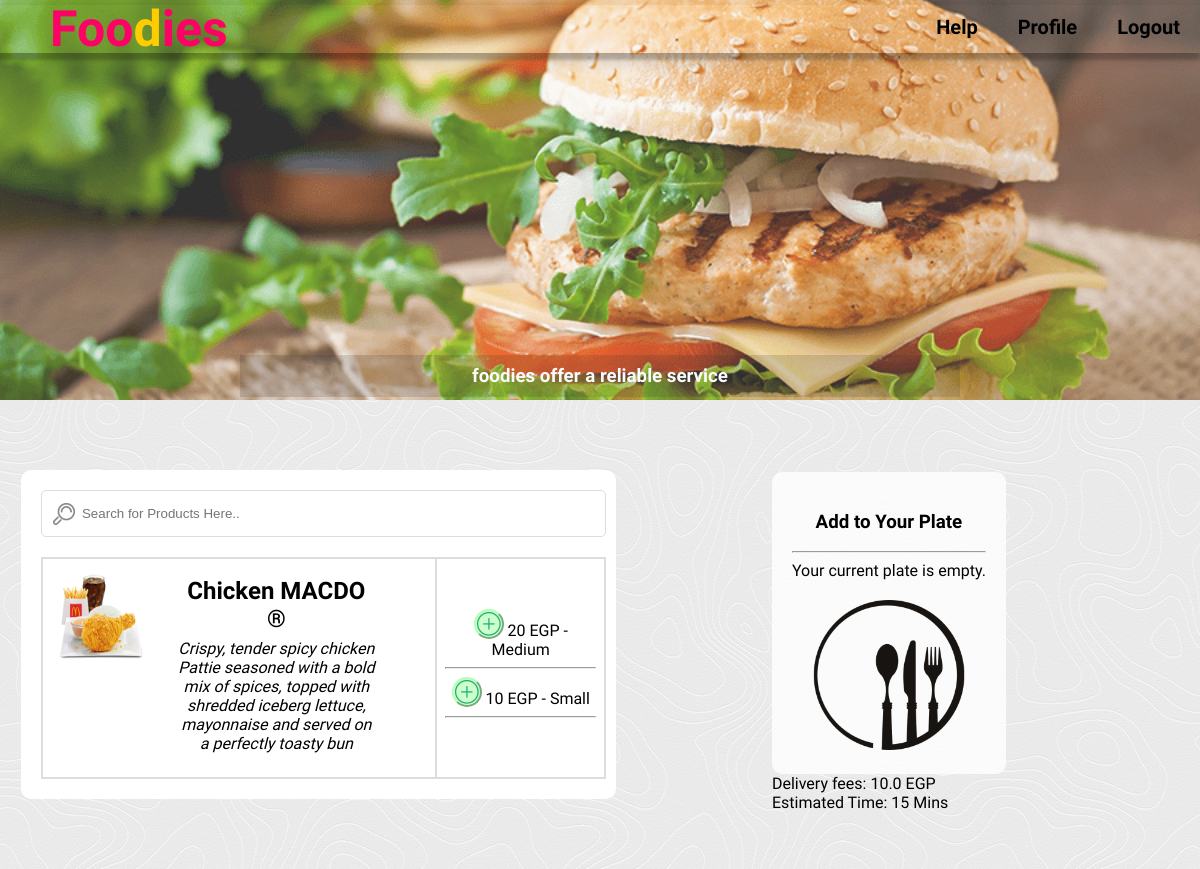
The page /user/userviewmenu.php?Rest=2 (signed in) on the database its author committed.
### tables this page shows
CREATE TABLE `products` (
  `ID` int(1) NOT NULL,
  `Name` varchar(50) NOT NULL,
  `Description` varchar(350) NOT NULL,
  `Image` varchar(250) NOT NULL,
  `Category` varchar(30) NOT NULL,
  `RestID` int(3) NOT NULL,
  `Status` tinyint(1) NOT NULL
);

### db/db_connect.php (called while the page is built, shortened)
<?php
class dbconnect{
	private $servername;
	private $username;
	private $password;
	private $db;
	private $con;
	function __construct(){
		$this->servername = "localhost";
		$this->username = "root";
		$this->password = "";
		$this->db = "foodies";
		$this->con = $this->Connect();
	}
	function connect(){
		$this->con = mysqli_connect($this->servername, $this->username, $this->password, $this->db);
		if($this->con->connect_error){
			die("Failed to connect" .$this->con->connect_error);
		}else{
			return $this->con;
		}
	}
	function selectsql($sql){
		if($result = mysqli_query($this->con, $sql))
		return $result;
		else
		return false;
	}
}
?>

### classes/product.php (called while the page is built, shortened)
<?php
	require_once("\..\db\db_connect.php");
	require_once("productvalue.php");
class Product{
	private $ProdVal;
	private $dbobj;
	public $ProdByRestID = array();
	public function __construct(){
		$this->dbobj = new dbconnect;
		$this->ProdVal = new ProductValue;
	}
	public function getProduct($restID){
		$sql = "SELECT * FROM products Where RestID = '$restID' AND Status = 1 ";
		$result = $this->dbobj->selectsql($sql);
		$i=0;
		while ($row = mysqli_fetch_assoc($result)){
			$this->ProdByRestID[$i] = array();
			$this->ProdByRestID[$i]['ID'] = $row['ID'];
			$this->values[$i] = $this->ProdVal->getValue($row['ID']);
			$this->ProdByRestID[$i]['Image'] = $row['Image'];
			$this->ProdByRestID[$i]['Name'] = $row['Name'];
			$this->ProdByRestID[$i]['Description'] = $row['Description'];
			$i++;
		}
		return $this->ProdByRestID;
	}
}
?>

### classes/productvalue.php (called while the page is built, shortened)
<?php
	require_once("\..\db\db_connect.php");
class ProductValue{
	private $dbobj;
	public function __construct(){
		$this->dbobj = new dbconnect;
	}
	public function getValue($prodID){
		$sql = "SELECT Price, Size FROM prod_value WHERE ProdID = '$prodID' ";
		$result = $this->dbobj->selectsql($sql);
		$i=0;
		$values = array();
		while ($row = mysqli_fetch_assoc($result)){
			$values[$i] = array();
			$values[$i]= $row['Price'];
			$values[$i+1] = $row['Size'];
			$i+=2;
		}
	return $values;
	}
}
?>

### user/userviewmenu.php (the view, shortened to what this page needs)
<?php
require_once("../classes/product.php");
$prod = new Product;
$allProd = array();
$place = -1;
if(isset($_GET['Rest'])){
$place =$_GET['Rest'];
$allProd = $prod->getProduct($place);
}
$shopping_session = "shoppingcart".$place;
?>
<!DOCTYPE html>
<html>
<head>
	<link rel="stylesheet" type="text/css" href="../css/topnav.css">
	<link rel="stylesheet" type="text/css" href="../css/userstyle.css">
	<link rel="stylesheet" type="text/css" href="../css/style1.css">
	<link rel="stylesheet" href="https://cdnjs.cloudflare.com/ajax/libs/font-awesome/4.7.0/css/font-awesome.min.css">
</head>
<?php include("header.php"); ?>
<body>
	<header class="menuhead">
		<h3 id="descheader">foodies offer a reliable service</h3>
	</header>
	<main>
	<div class="row">
		<div class="col-7">
			<div class="centview cent-prodc">
				<input type="text" placeholder="Search for Products Here.." id="searchInput">
				<table id="rTable">
					<?php
					for($i=0; $i<count($allProd); $i++){
					echo'
						<tr>
						<td style="width: 70%;">
							<div>
								<img src="../css/images/'.$allProd[$i]['Image'].'" width="100" height="100">
							</div>
							<div class="right-info">
								<h2 id="Name'.$allProd[$i]['ID'].'">'.$allProd[$i]['Name'].'</h2>
								<p>'.$allProd[$i]['Description'].'</p>
							</div>
						</td>
						<td style="width:30%;">';
						for ($j=0; $j<count($prod->values[$i]); $j+=2){
							echo'<button class="add-prd addtocart" id="'.$j.'_'.$allProd[$i]['ID'].'"></button>
							 <span id="Price'.$j.'_'.$allProd[$i]['ID'].'">'.$prod->values[$i][$j].'</span> EGP -
							<span>'.$prod->values[$i][$j+1].'</span> <hr>'
							;}
						echo'</td>
						</tr>';
						}
					?>
				</table>
			</div>
		</div>
		<div class="col-5">
			<div class="container-shop">
				<div class="shop-cart" id="order_table">
					 <?php
                        if(!empty($_SESSION[$shopping_session])){
                            $total = 0;
                            echo'
                            <h2 id="test">Your Plate</h2> <br><hr>
                            <table>
                                    <tr>
                                         <th width="40%">Product Name</th>
                                         <th width="10%">Quantity</th>
                                         <th width="20%">Price</th>
                                         <th width="15%">Total</th>
                                         <th width="5%">Action</th>
                                    </tr>';
                            foreach($_SESSION[$shopping_session] as $keys => $values){
                            	?>
                            		<tr>
                                         <td><?php echo $values["product_name"]; ?></td>
                                         <td><input type="number" class="quantity"  id ="qt.<?php echo $values["product_id"] ?>" value="<?php echo $values["product_quantity"]?>"> </td>
                                         <td align="right">$ <?php echo $values["product_price"]; ?></td>
                                         <td align="right">$ <?php echo number_format($values["product_quantity"] * $values["product_price"], 2); ?></td>
                                         <td><button name="delete"  class="deletefromcart" id="<?php echo $values["product_id"]?>"></button></td>
                                    </tr>
                        <?php
                                $total = $total + ($values["product_quantity"] * $values["product_price"]);
                                }
                        ?>
                        			<tr>
                                         <td colspan="3" align="right">Total</td>
                                         <td align="right">$ <?php echo number_format($total, 2); ?></td>
                                         <td></td>
                                    </tr>
                                    <tr>
                                         <td colspan="5" align="center">
                                              <form method="post" action="cart.php">
                                                   <input type="submit" name="place_order" class="placeorder" value="Place Order" />
                                              </form>
                                         </td>
                                    </tr>
                <?php
                    }else{
                    	echo'<h3>Add to Your Plate</h3>
					<hr>
					Your current plate is empty.
					<br>
					<img src="../css/images/plate.png" alt="plate" width="170" height="170">
					</div>
						Delivery fees: 10.0 EGP<br>
						Estimated Time: 15 Mins ';
                    }
                ?>
			</div>
		</div>
	</div>
</main>
</body>
</html>

### user/header.php (shortened to what this page needs)
<?php
	if(!isset($_SESSION["userID"])){
		echo'	<nav class="menu" id="navmenu">
					<ul>
					<li class="logo"> <a href= "../home.php" class="log"> Foo<span class="org">d</span>ies </a></li>
					</ul>
				</nav>';
		echo '<h1 style="padding-top: 120px;"> Sorry, You Can\'t View This Page Without Logging In!</h1>';
		echo
			 '<div style="width:30%; margin: 0 auto; ">',
			 '<img src="../css/images/loginpls.png" alt="log in please" width="350" height="350">';
			 '</div>';
		exit();
	}else{
		echo'<nav class="menu" id="navmenu">
			<ul>
				<li class="logo"> <a href= "userhome.php" class="log"> Foo<span class="org">d</span>ies </a></li>
				<li><a href="logout.php">Logout</a></li>
				<li><a href="userprofile.php">Profile</a></li>
				<li><a href="#">Help</a></li>
			</ul>
		</nav>';
	}
?>

### css/topnav.css (style rules this page uses)
* { box-sizing: border-box; }
.menu { width:100%; padding-top: 5px; padding-bottom: -30px; position: fixed; z-index: 1; justify-content: space-between; position: fixed; transition: top 0.3s; }
.menu ul { list-style-type: none; overflow: hidden; margin-left: -10px; margin-top: 0px; margin-bottom: 0px; box-shadow: 0 7px 3px 0 rgba(0, 0, 0, 0.2), 0 6px 20px 0 rgba(0, 0, 0, 0.19); }
.menu li { float: right; }
.menu li a { display:inline-block; text-decoration: none; padding: 10px 10px 10px 10px; margin: 0px 10px; color:black; font-weight: bold; font-size:20px; float:left; }
li.logo { float:left; margin: -15px 0px; }
li.logo a { font-family: 'Chewy', cursive; font-size: 50px; color:#ff0066; }
.org { color:#ffcc00; }
.row::after { content: ""; clear: both; display: table; }
[class*="col-"] { float: left; }
.col-5 { width: 41.66%; }
.col-7 { width: 58.33%; }

### css/userstyle.css (style rules this page uses)
html { height:100%; }
body { font-family: 'Source Sans Pro', sans-serif; background-image: url("../css/images/carto.png"); background-position: fixed; background-repeat: repeat; padding-top: 0px; margin: 0px; overflow: auto; -webkit-font-smoothing: antialiased; }
div { overflow: auto; }
.centview { margin-top: 5%; border-radius: 10px; background-color: white; width:85%; }
.centview input[type=text], .centview input[type=password] { width: 100%; padding: 15px 20px; margin: 10px 0px 20px 0px; display: block; border-radius: 5px; border: 1px solid grey; box-sizing: border-box; }
table { width:95%; margin:20px; border: 1px solid black; border-collapse: collapse; }
td, th { border: 2px solid #ddd; padding: 8px; text-align: center; }
td div { float:left; }
td p { font-style: italic; }
.right-info { float:left; width: 60%; margin-top: -10px; padding-left: 25px; }
h2 { margin-bottom: -10px; }
.srch input[type="text"], .cent-prodc input[type="text"] { background-image: url('../css/images/searchico.png'); background-position: 10px 10px; background-repeat: no-repeat; padding: 15px 40px; margin:20px; width: 95%; border-color: #ddd; }
.cent-prodc { margin:10% 3%; }
.add-prd { background: url("images/addicon.png") no-repeat transparent; width:30px; height: 30px; border-radius: 15px; background-color: #CCFFCC; border-color:#b3ffb3; }
.shop-cart { text-align: center; background-color: rgba(255, 255, 255, 0.8); border-radius: 10px; overflow:auto; padding: 20px; width:100%; }
.shop-cart h3 { border-bottom: : 2px solid #ddd; }
.shop-cart img { padding-top: 10%; }
.container-shop { position:absolute; margin: 6%; }
.menuhead { width:100%; height: 400px; background-image: url('images/chickenburger.png'); background-repeat: no-repeat; background-position: center; background-size: cover; opacity: 0.8; }
#descheader { position:relative; font-weight: bold; color: white; text-align: center; top:355px; margin: 0 auto; background-color: rgba(0, 0, 0, 0.17); padding: 10px; width: 60%; }

### css/style1.css (style rules this page uses)
body { padding-top: 0px; margin: 0px; border:0px; font-family: 'Source Sans Pro', sans-serif; overflow: auto; -webkit-font-smoothing: antialiased; }

### rows shown on the page
products: Image (picture), Name "Chicken MACDO ®", Description "Crispy, tender spicy chicken Pattie seasoned with a bold mix of spices, topped with shredded iceberg lettuce, mayonnaise and served on a perfectly toasty bun", values "20", values "Medium", values "10", values "Small"
